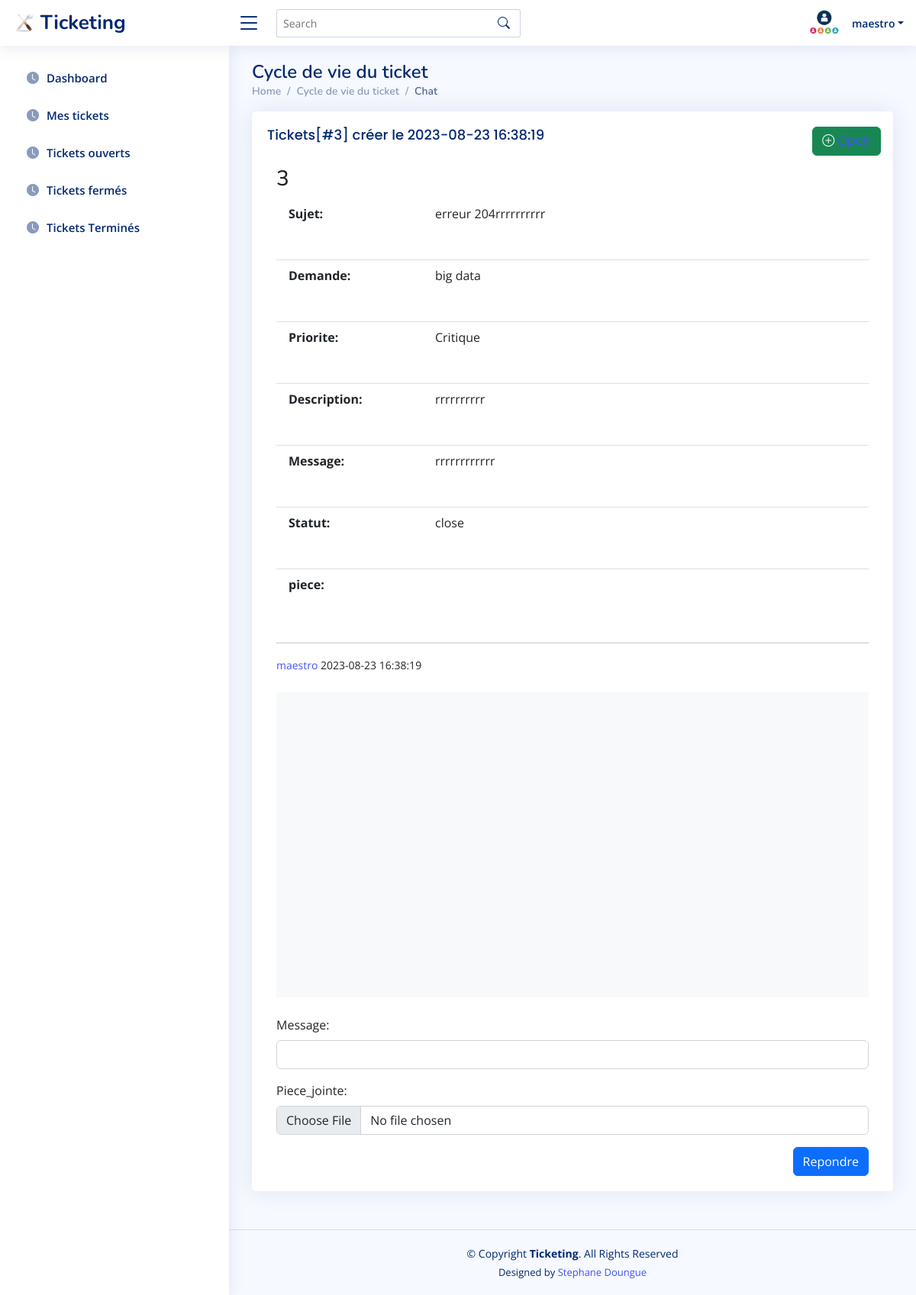
The app's page /client/chat.php?id=3 (signed in) with its own data.
### tables this page shows
CREATE TABLE `tickets` (
  `id` int(11) NOT NULL,
  `id_auteur` int(11) NOT NULL,
  `pseudo_auteur` varchar(255) NOT NULL,
  `demande` varchar(225) NOT NULL,
  `priorite` varchar(50) NOT NULL,
  `sujet` text NOT NULL,
  `description` text NOT NULL,
  `message` text NOT NULL,
  `piece_jointe` text NOT NULL DEFAULT 'null',
  `statut` varchar(255) NOT NULL DEFAULT 'En cours',
  `assigner` varchar(225) NOT NULL DEFAULT 'Non assigner',
  `date` timestamp NOT NULL DEFAULT current_timestamp()
);

### actions/questions/showArticleContentAction.php (called while the page is built, shortened)
<?php
require('../actions/database.php');
if(isset($_GET['id']) AND !empty($_GET['id'])){
    $idOfTheQuestion = $_GET['id'];
    $checkIfQuestionExists = $bdd->prepare('SELECT * FROM tickets WHERE id = ?');
    $checkIfQuestionExists->execute(array($idOfTheQuestion));
    if($checkIfQuestionExists->rowCount() > 0){
        $questionsInfos = $checkIfQuestionExists->fetch();
        $question_id = $questionsInfos['id'];
        $question_demande = $questionsInfos['demande'];
        $question_priorite = $questionsInfos['priorite'];
        $question_sujet = $questionsInfos['sujet'];
        $question_message = $questionsInfos['message'];
        $question_description = $questionsInfos['description'];
        $question_id_author = $questionsInfos['id_auteur'];
        $question_pseudo_author = $questionsInfos['pseudo_auteur'];
        $question_publication_date = $questionsInfos['date'];
        $question_statut = $questionsInfos['statut'];
        $question_piece = $questionsInfos['piece_jointe'];
    }else{
        $errorMsg = "Aucune question n'a été trouvée";
    }
}else{
    $errorMsg = "Aucune question cccccccccccccccn'a été trouvée";
}

### client/chat.php (the view, shortened to what this page needs)
<?php
    require('../actions/questions/showArticleContentAction.php');
    require('../actions/questions/test.php');
?>
<!DOCTYPE html>
<html lang="en">
<head>
    <link rel="stylesheet" href="https://cdn.datatables.net/1.13.5/css/dataTables.bootstrap5.min.css">
    <link rel="stylesheet" href="https://cdnjs.cloudflare.com/ajax/libs/twitter-bootstrap/5.3.0/css/bootstrap.min.css">
    <link href="https://cdn.jsdelivr.net/npm/bootstrap@5.0.2/dist/css/bootstrap.min.css" rel="stylesheet">
    <link href="https://cdn.jsdelivr.net/npm/bootstrap@5.0.0-beta2/dist/css/bootstrap.min.css" rel="stylesheet">
    <link href="../assets/vendor/bootstrap/css/bootstrap.min.css" rel="stylesheet">
    <link href="../assets/vendor/bootstrap-icons/bootstrap-icons.css" rel="stylesheet">
    <link href="../assets/vendor/boxicons/css/boxicons.min.css" rel="stylesheet">
    <link href="../assets/css/style.css" rel="stylesheet">
    <link href="../assets/css/custum.css" rel="stylesheet"><title></title>
</head>
<body>
  <?php
         include '../client/include/navbar.php'
         ?>
         <?php
         include '../client/include/sidebar.php'
         ?>
  <main>
  <main id="main" class="main">
    <div class="pagetitle">
      <h1>Cycle de vie du ticket</h1>
      <nav>
        <ol class="breadcrumb">
          <li class="breadcrumb-item"><a href="../client/client.php">Home</a></li>
          <li class="breadcrumb-item">Cycle de vie du ticket</li>
          <li class="breadcrumb-item active">Chat</li>
        </ol>
      </nav>
    </div>
    <section class="section">
      <div class="row">
        <div class="col-lg-12">
      <?php
    if(isset($question_publication_date)){
        ?>
          <div class="card">
            <div class="card-body">
              <h5 class="card-title">Tickets[#<?= $question_id; ?>] créer le <?= $question_publication_date; ?>
              <?php if($question_statut == "En cours"){?> <span class=" position-absolute end-0 me-3">
              <button type="button" class="btn btn-danger" data-bs-toggle="modal" data-bs-target="#staticBackdrop">
              <i class="bi bi-plus-circle"></i><a href="../actions/questions/openTicketAction.php?id=<?= $question_id; ?>"> Close</a>
            </button></span>
            <?php
         }else{?>
              <span class=" position-absolute end-0 me-3">
              <button type="button" class="btn btn-success" data-bs-toggle="modal" data-bs-target="#staticBackdrop">
              <i class="bi bi-plus-circle"></i>
              <a href="../actions/questions/closeTicketAction.php?id=<?= $question_id; ?>">Open</a>
              </button></span>
            <?php
             }
            ?>
         </h5>
              <div class="container">
        <section class="show-content">
            <h3><?= $question_id; ?></h3>
            <ul class="list-group list-group-flush">
    <li class="list-group-item">
            <dl class="row">
               <dt class="col-sm-3">Sujet:</dt>
               <dd class="col-sm-9"  name="sujet"> <p><?= $question_sujet; ?></p></dd>
            </dl>
        </li>
      <li class="list-group-item">
            <dl class="row">
               <dt class="col-sm-3">Demande:</dt>
               <dd class="col-sm-9" name="demande"> <p><?= $question_demande; ?></p></dd>
            </dl>
        </li>
        <li class="list-group-item">
            <dl class="row">
               <dt class="col-sm-3">Priorite:</dt>
               <dd class="col-sm-9"   name="priorite"> <p><?= $question_priorite; ?></p></dd>
            </dl>
        </li>
        <li class="list-group-item">
            <dl class="row">
               <dt class="col-sm-3">Description:</dt>
               <dd class="col-sm-9" name="description"> <p><?= $question_description; ?></p></dd>
            </dl>
        </li>
        <li class="list-group-item">
            <dl class="row">
               <dt class="col-sm-3">Message:</dt>
               <dd class="col-sm-9" name="message"> <p><?= $question_message; ?></p></p></dd>
            </dl>
        </li>
        <li class="list-group-item">
            <dl class="row">
               <dt class="col-sm-3">Statut:</dt>
               <dd class="col-sm-9" name="description"> <p><?= $question_statut; ?></p></dd>
            </dl>
        </li>
        <?php
        if($question_piece != "null"){ ?>
            <li class="list-group-item">
            <dl class="row">
               <dt class="col-sm-3">piece:</dt>
               <dd class="col-sm-9" name="description"> <p><img src="../upload/<?= $question_piece; ?>" width="600px" alt=""></p></dd>
            </dl>
        </li>
<?php }else{?>
  <?php
}
        ?>
    </ul>
            <hr>
            <small><?= '<a href="users-profile.php?id='.$question_id_author.'">'.$question_pseudo_author . '</a> ' . $question_publication_date; ?></small>
        </section>
        <br>
        <section class="show-answers">
 <div class="overflow-auto p-3 bg-light container border-rounded"
  style="max-width: 100%; height: 400px;">
            ?> </div>
<br>
<?php
   include 'test.php';
?>
        </section>
</div>
            </div>
          </div>
          <?php
    }
?>
        </div>
      </div>
    </section>
  </main>
  <?php
    include '../client/include/footer.php';
  ?>
</body>
</html>

### assets/css/style.css (style rules this page uses)
:root { scroll-behavior: smooth; }
body { font-family: "Open Sans", sans-serif; background: #f6f9ff; color: #444444; }
a { color: #4154f1; text-decoration: none; }
h1, h2, h3, h4, h5, h6 { font-family: "Nunito", sans-serif; }
#main { margin-top: 60px; padding: 20px 30px; transition: all 0.3s; }
.pagetitle { margin-bottom: 10px; }
.pagetitle h1 { font-size: 24px; margin-bottom: 0; font-weight: 600; color: #012970; }
.card { margin-bottom: 30px; border: none; border-radius: 5px; box-shadow: 0px 0 30px rgba(1, 41, 112, 0.1); }
.card-title { padding: 20px 0 15px 0; font-size: 18px; font-weight: 500; color: #012970; font-family: "Poppins", sans-serif; }
.card-title span { color: #899bbd; font-size: 14px; font-weight: 400; }
.card-body { padding: 0 20px 20px 20px; }
.breadcrumb { font-size: 14px; font-family: "Nunito", sans-serif; color: #899bbd; font-weight: 600; }
.breadcrumb a { color: #899bbd; transition: 0.3s; }
.breadcrumb .breadcrumb-item::before { color: #899bbd; }
.breadcrumb .active { color: #51678f; font-weight: 600; }
@media (min-width: 1200px) { #main, #footer { margin-left: 300px; } }

### records on screen
tickets: id "3", date "2023-08-23 16:38:19", sujet "erreur 204rrrrrrrrrr", demande "big data", priorite "Critique", description "rrrrrrrrrr", message "rrrrrrrrrrrr", statut "close", pseudo_auteur "maestro"

### other values on screen
$_SESSION['pseudo'] "maestro"
